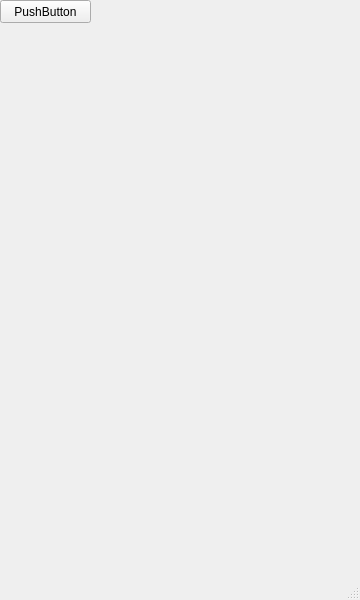
<?xml version="1.0" encoding="UTF-8"?>
<ui version="4.0">
 <class>MainWindow</class>
 <widget class="QMainWindow" name="MainWindow">
  <property name="geometry">
   <rect>
    <x>0</x>
    <y>0</y>
    <width>360</width>
    <height>600</height>
   </rect>
  </property>
  <property name="windowTitle">
   <string>MainWindow</string>
  </property>
  <widget class="QWidget" name="centralwidget">
   <widget class="QPushButton" name="pushButton">
    <property name="geometry">
     <rect>
      <x>0</x>
      <y>0</y>
      <width>91</width>
      <height>23</height>
     </rect>
    </property>
    <property name="text">
     <string>PushButton</string>
    </property>
   </widget>
  </widget>
  <widget class="QStatusBar" name="statusbar"/>
 </widget>
 <resources/>
 <connections/>
</ui>
